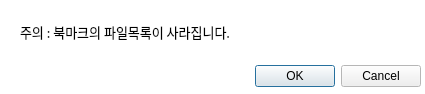
<?xml version="1.0" encoding="UTF-8"?>
<ui version="4.0">
 <class>Dialog</class>
 <widget class="QDialog" name="Dialog">
  <property name="geometry">
   <rect>
    <x>0</x>
    <y>0</y>
    <width>425</width>
    <height>94</height>
   </rect>
  </property>
  <property name="palette">
   <palette>
    <active>
     <colorrole role="Base">
      <brush brushstyle="SolidPattern">
       <color alpha="255">
        <red>255</red>
        <green>255</green>
        <blue>255</blue>
       </color>
      </brush>
     </colorrole>
     <colorrole role="Window">
      <brush brushstyle="SolidPattern">
       <color alpha="255">
        <red>255</red>
        <green>255</green>
        <blue>255</blue>
       </color>
      </brush>
     </colorrole>
    </active>
    <inactive>
     <colorrole role="Base">
      <brush brushstyle="SolidPattern">
       <color alpha="255">
        <red>255</red>
        <green>255</green>
        <blue>255</blue>
       </color>
      </brush>
     </colorrole>
     <colorrole role="Window">
      <brush brushstyle="SolidPattern">
       <color alpha="255">
        <red>255</red>
        <green>255</green>
        <blue>255</blue>
       </color>
      </brush>
     </colorrole>
    </inactive>
    <disabled>
     <colorrole role="Base">
      <brush brushstyle="SolidPattern">
       <color alpha="255">
        <red>255</red>
        <green>255</green>
        <blue>255</blue>
       </color>
      </brush>
     </colorrole>
     <colorrole role="Window">
      <brush brushstyle="SolidPattern">
       <color alpha="255">
        <red>255</red>
        <green>255</green>
        <blue>255</blue>
       </color>
      </brush>
     </colorrole>
    </disabled>
   </palette>
  </property>
  <property name="windowTitle">
   <string>Delete Bookmark</string>
  </property>
  <widget class="QDialogButtonBox" name="buttonBox">
   <property name="geometry">
    <rect>
     <x>80</x>
     <y>60</y>
     <width>341</width>
     <height>32</height>
    </rect>
   </property>
   <property name="orientation">
    <enum>Qt::Horizontal</enum>
   </property>
   <property name="standardButtons">
    <set>QDialogButtonBox::Cancel|QDialogButtonBox::Ok</set>
   </property>
  </widget>
  <widget class="QLabel" name="label">
   <property name="geometry">
    <rect>
     <x>20</x>
     <y>20</y>
     <width>331</width>
     <height>23</height>
    </rect>
   </property>
   <property name="font">
    <font>
     <family>맑은 고딕</family>
     <pointsize>10</pointsize>
     <weight>50</weight>
     <bold>false</bold>
    </font>
   </property>
   <property name="text">
    <string>주의 : 북마크의 파일목록이 사라집니다.</string>
   </property>
  </widget>
 </widget>
 <resources>
  <include location="UI_resource_Delete_Bookmark.qrc"/>
  <include location="UI_resource.qrc"/>
 </resources>
 <connections>
  <connection>
   <sender>buttonBox</sender>
   <signal>accepted()</signal>
   <receiver>Dialog</receiver>
   <slot>accept()</slot>
   <hints>
    <hint type="sourcelabel">
     <x>248</x>
     <y>254</y>
    </hint>
    <hint type="destinationlabel">
     <x>157</x>
     <y>274</y>
    </hint>
   </hints>
  </connection>
  <connection>
   <sender>buttonBox</sender>
   <signal>rejected()</signal>
   <receiver>Dialog</receiver>
   <slot>reject()</slot>
   <hints>
    <hint type="sourcelabel">
     <x>316</x>
     <y>260</y>
    </hint>
    <hint type="destinationlabel">
     <x>286</x>
     <y>274</y>
    </hint>
   </hints>
  </connection>
 </connections>
</ui>
